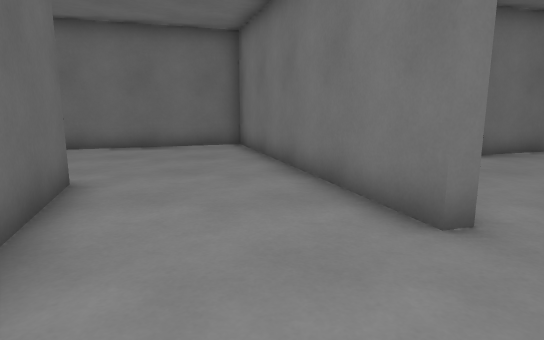
[1] (above)

24 first-person views from a walk through a Godot game level. The camera is 1.2 m above the floor, tilts 10° down and sees 75° across. The floor is counted in squares, 1 m on a side. Each view is taken from the middle of a square. On the plan, view 1 faces up. The plan holds only what a view shows up to about 14 squares ahead; the rest is blank. The place goes on beyond the plan. Characters and animated objects are not drawn.

[2]
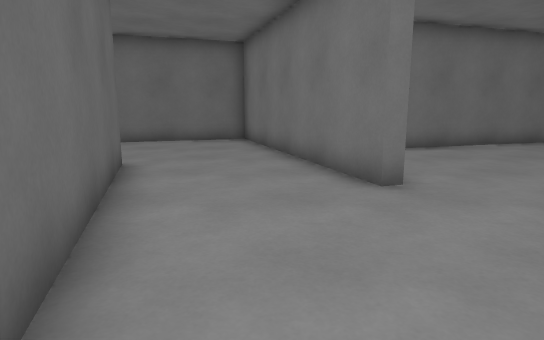

[3]
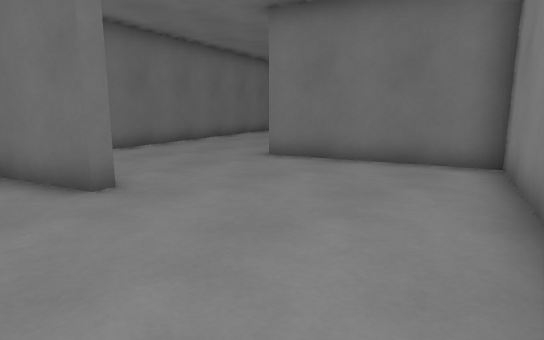

[4]
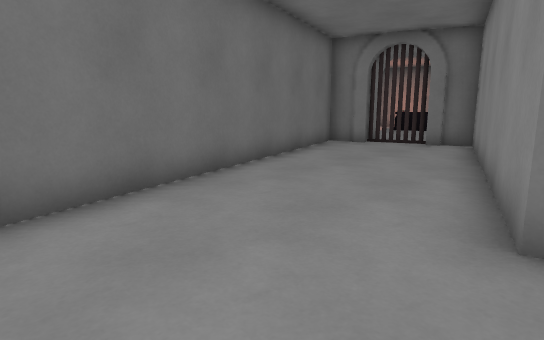

[5]
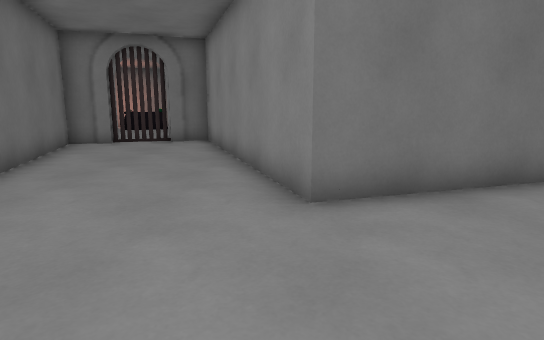

[6]
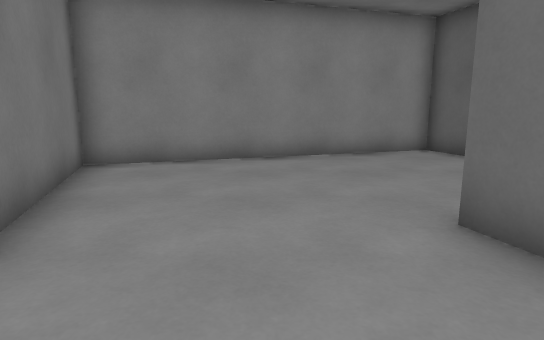

[7]
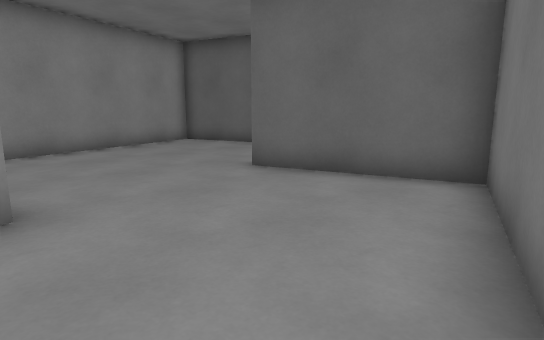

[8]
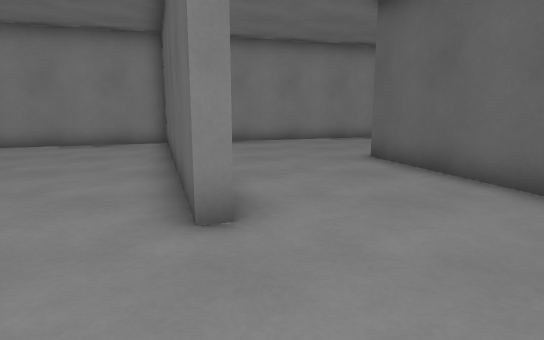

[9]
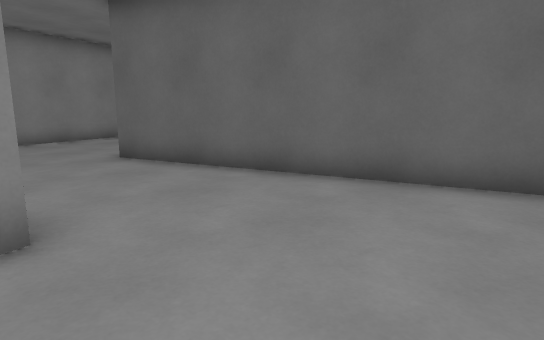

[10]
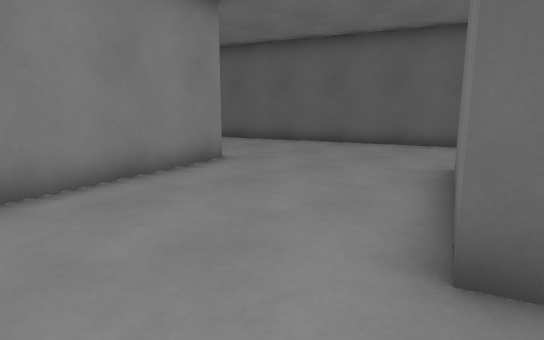

[11]
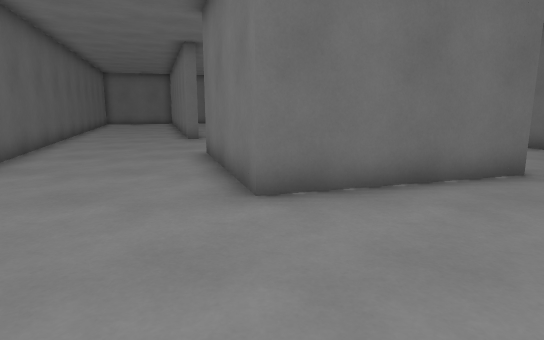

[12]
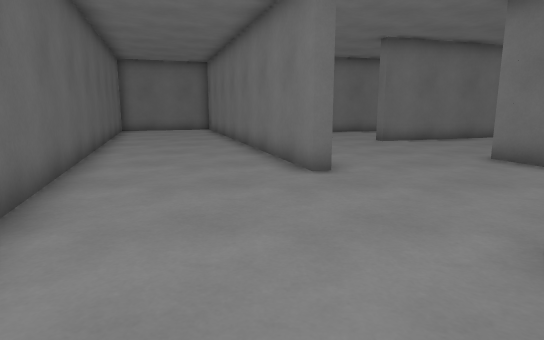

[13]
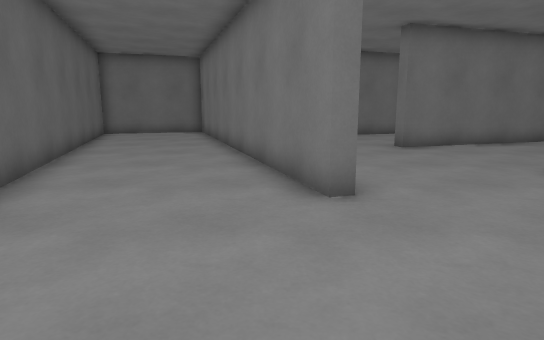

[14]
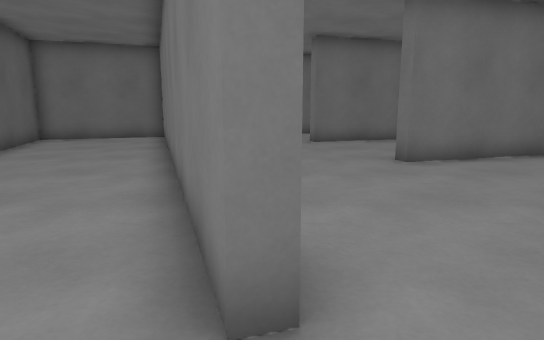

[15]
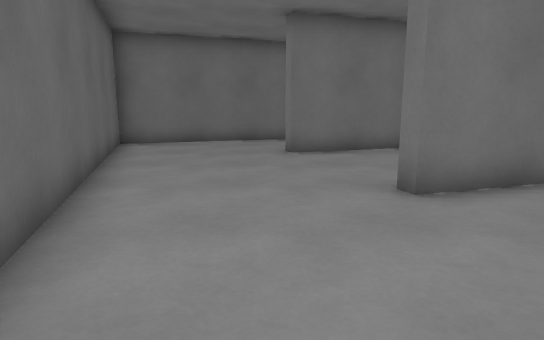

[16]
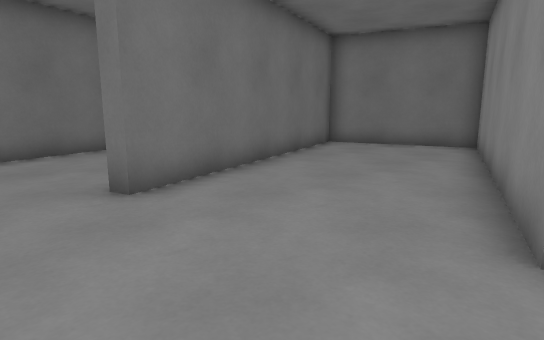

[17]
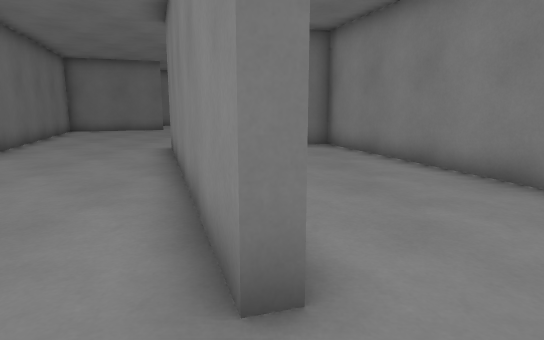

[18]
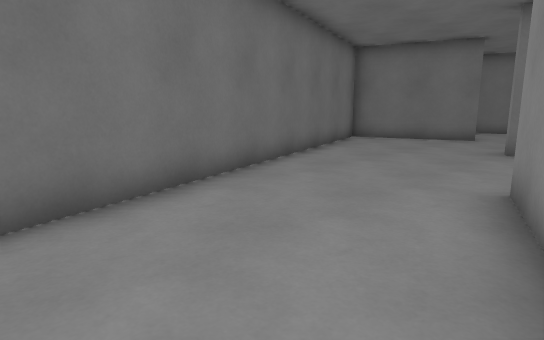

[19]
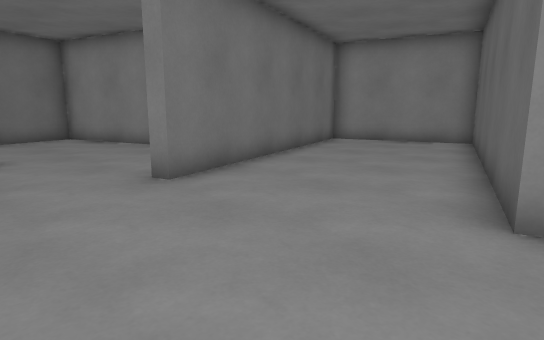

[20]
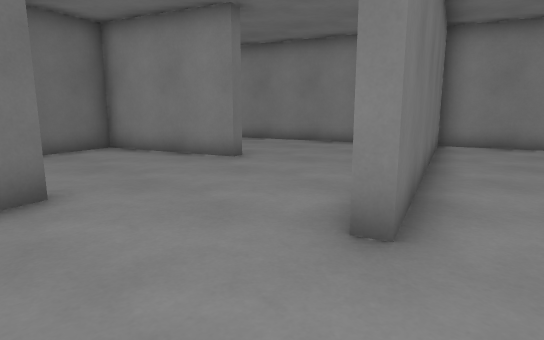

[21]
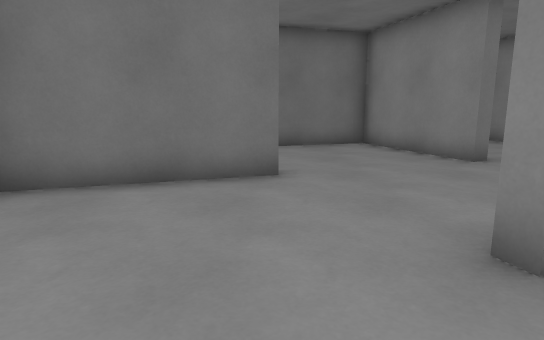

[22]
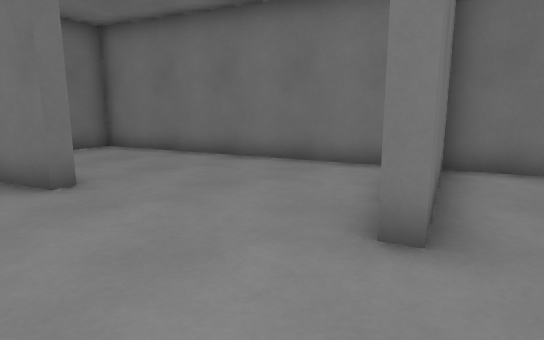

[23]
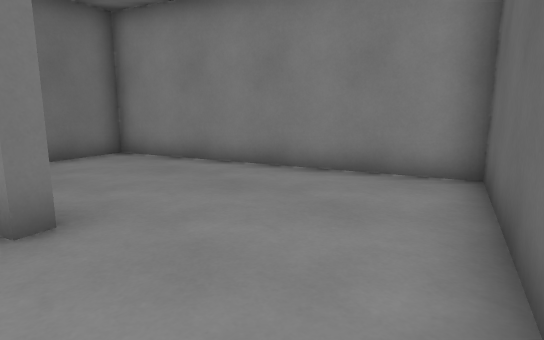

[24]
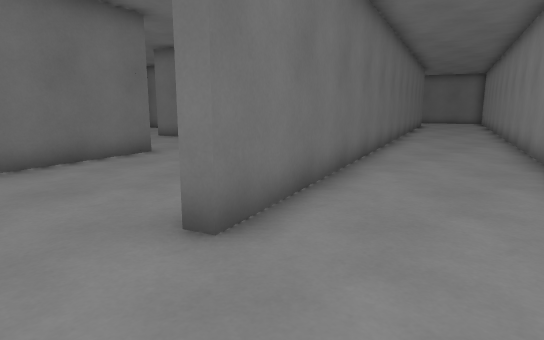

### Floor plan
Points are (right, up) in squares from view 1. A wall is a line through its corners. A room is listed if a view was taken in it or the views show most of it. See-through windows are left out.
Room 1 (views 1, 2, 3, 4, 5, 6, 7)
walls: (0.7, 7.6) (2.1, 3.5) (1.7, 3.3) (1.2, 4.7); (-2.4, 3.2) (-0.4, -3.1) (8, -0.4) (6.4, 4.5) (15.2, 7.4) (14.9, 8.2); (14.8, 8.1) (14.6, 8.5); (14, 10.8) (13.5, 12.2); (13.9, 11.8) (0.7, 7.5); (15.4, 10.9) (14, 10.4) (13.8, 10.9)
ways out: opening at (-0.5, 4.5) to room 2
objects: gate (15, 9) to (15, 10)
Room 2 (views 8, 9, 10, 11, 12, 13, 14, 15, 16, 17, 18, 19, 20, 21, 24)
walls: (-9.1, 8.3) (-6.4, 0.3) (-11.3, -1.3) (-12.9, 3.5); (-9.4, 8.1) (-9.8, 9.3) (-1.1, 12.2); (-3.6, 5.4) (-3.2, 5.5) (-2.4, 3.2); (-3.2, 4.1) (-3.4, 4.7); (-13.8, 7.8) (-14.2, 7.7) (-18.3, 20.1); (-1, 11.8) (-6, 10.2); (0.5, 7.9) (5.4, 9.5); (1.2, 4.7) (-2.6, 16.5) (-11, 13.8) (-11.1, 14.2) (-2.3, 17) (0.7, 7.6); (-9.1, 19.6) (-12.5, 18.5) (-12.7, 18.9); (5.2, 9.3) (2.4, 18.1) (2.8, 18.2); (-6.4, 20.5) (-7.6, 20.1); (-15.6, -2.6) (-13.2, -10.1); (2.7, -2.5) (-9.1, -6.3) (-9.2, -6) (-2.5, -3.8); (-12.4, 22.7) (-18.1, 20.8) (-15.1, 11.5); (-1.5, -7.8) (5.7, -5.5); (-19.8, 20.3) (-22.7, 19.3) (-17, 1.8); (6, 20.8) (5.1, 23.6); (2.9, 23.5) (-4.7, 21)
ways out: opening at (-0.5, 4.5) to room 1; opening at (4.3, 20) to room 3
Room 3 (views 22, 23)
walls: (6.7, 20) (6.3, 19.9) (6, 20.8); (12.2, 16.5) (7.9, 15.1) (7.7, 15.5) (12.2, 16.9); (4.2, 13.8) (5.6, 9.4); (13.5, 12.2) (9.9, 23.6); (5.4, 9.5) (13.7, 12.2)
ways out: opening at (4.3, 20) to room 2

Positions as (right, up) in squares from view 1, and headings:
1: (0, 0), facing up
2: (0, -2), facing up
3: (0, -2), facing up-right
4: (3, 4), facing up-right
5: (2, 5), facing right
6: (4, 7), facing down
7: (7, 9), facing down-left
8: (-4, 9), facing down
9: (-3, 9), facing down-left
10: (-4, 1), facing down-left
11: (-11, -6), facing up
12: (-15, 1), facing up
13: (-15, 3), facing up
14: (-14, 6), facing up
15: (-13, 9), facing up
16: (-13, 9), facing up-right
17: (-13, 14), facing right
18: (-8, 16), facing up-right
19: (-3, 21), facing down-right
20: (1, 21), facing down-right
21: (0, 20), facing right
22: (5, 14), facing up-right
23: (4, 16), facing down-right
24: (-11, -9), facing up-right
